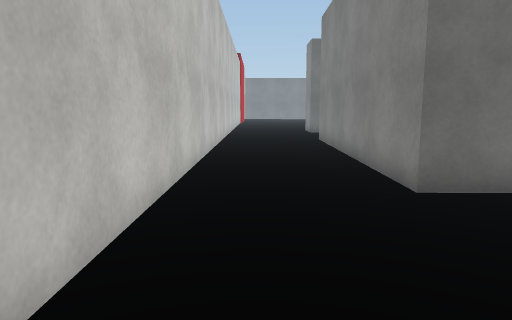
View 1 (above)

24 first-person views from a walk through a 3-D level made in the Unity game engine. The camera is 1.3 m above the floor, tilts 8° down and sees 70° across. The floor is counted in squares, 1 m on a side. Each view is taken from the middle of a square. On the plan, view 1 faces up. The plan holds only what a view shows up to about 15 squares ahead; the rest is blank. The place goes on beyond the plan. The player is left out. Surface patterns are stand-ins for the level's own textures.

View 2
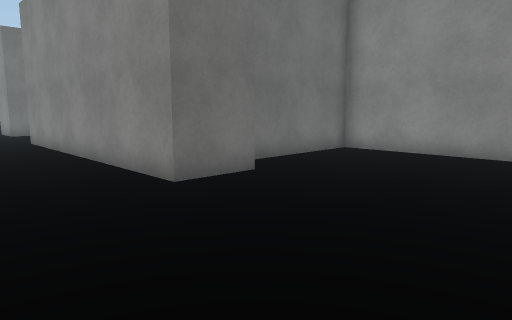

View 3
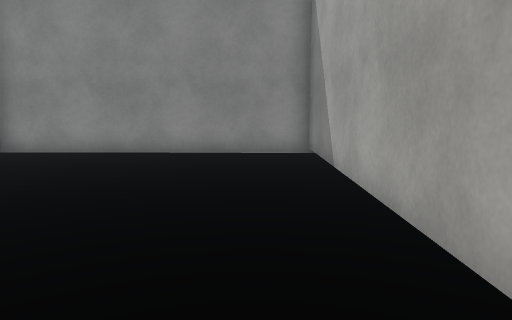

View 4
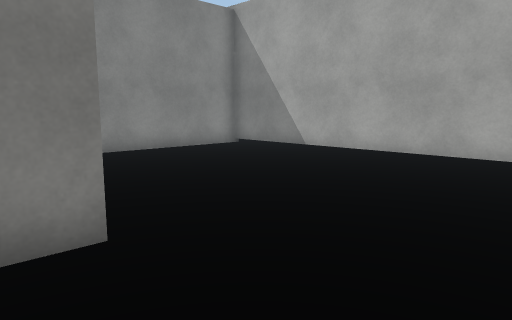

View 5
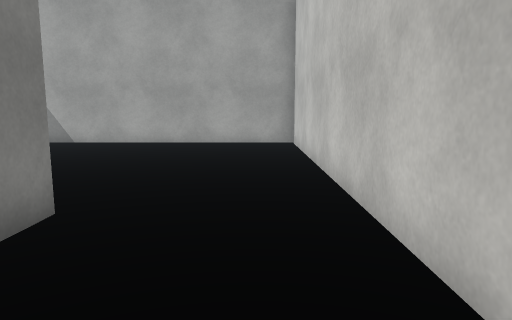

View 6
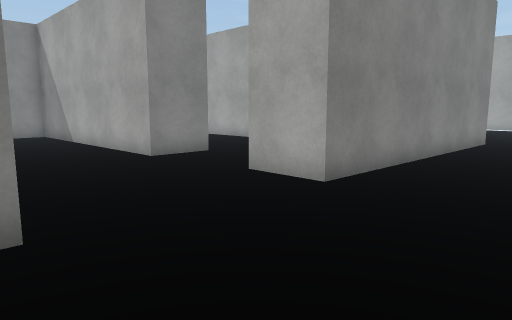

View 7
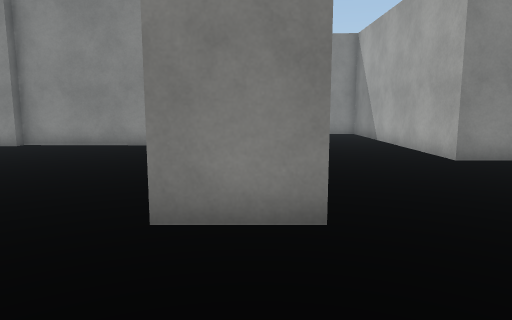

View 8
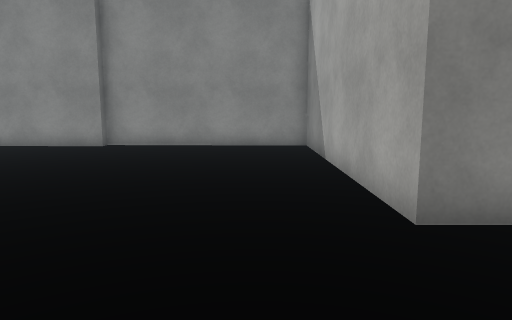

View 9
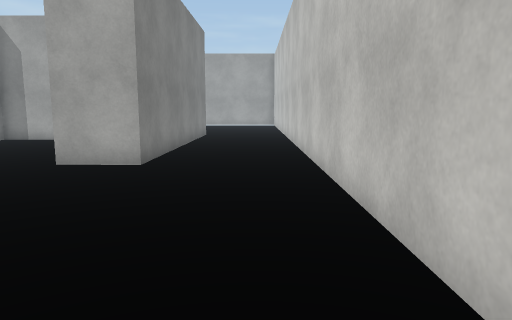

View 10
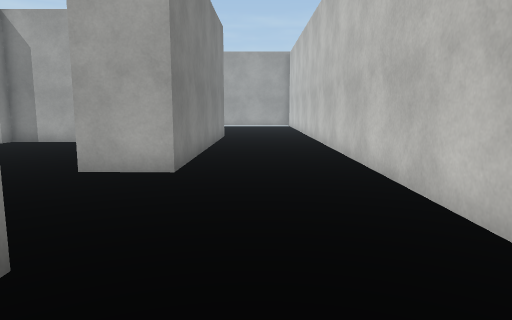

View 11
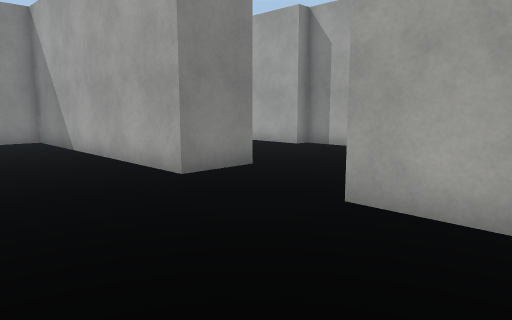

View 12
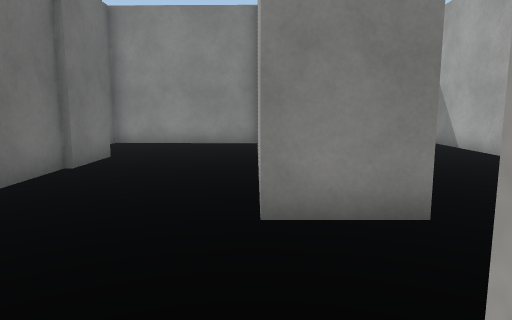

View 13
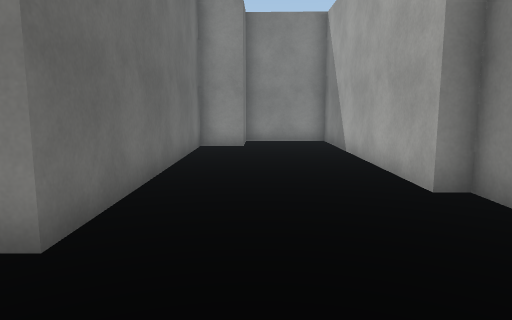

View 14
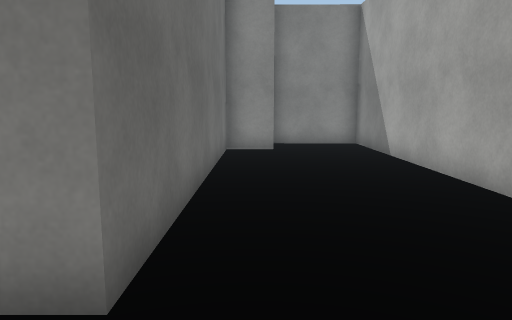

View 15
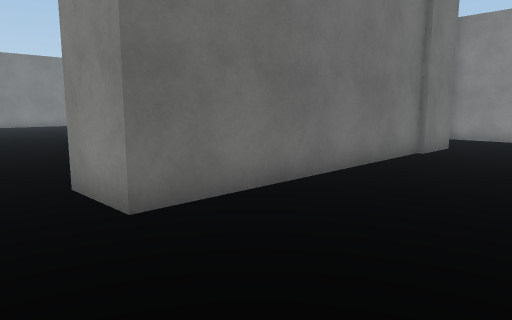

View 16
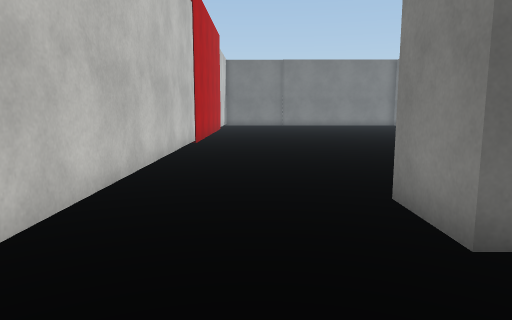

View 17
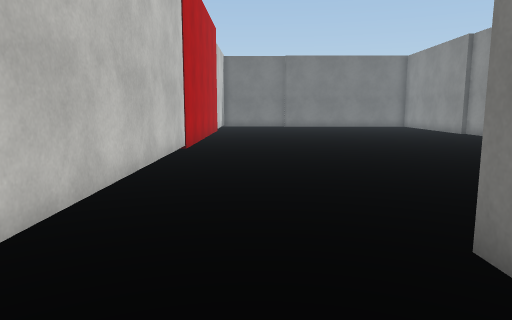

View 18
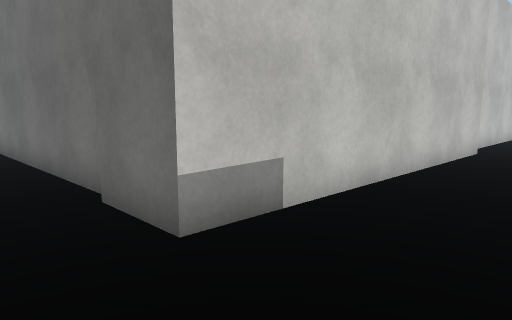

View 19
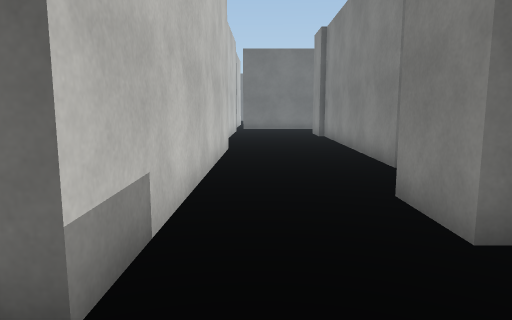

View 20
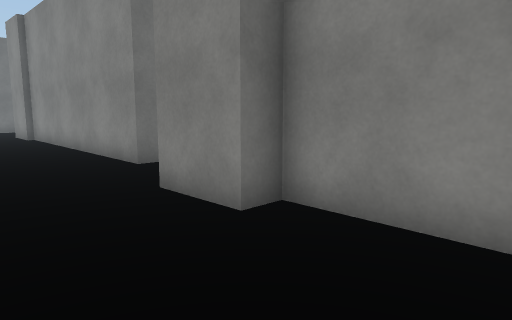

View 21
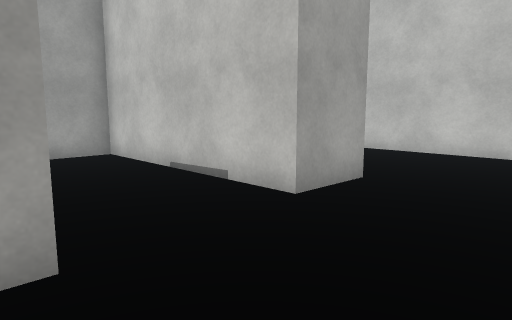

View 22
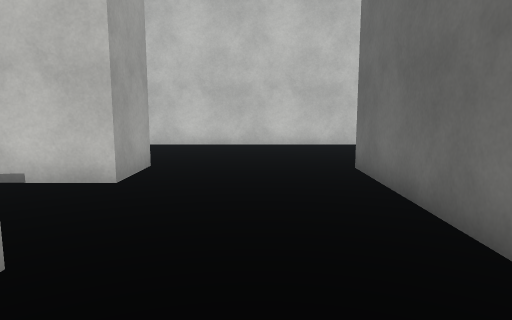

View 23
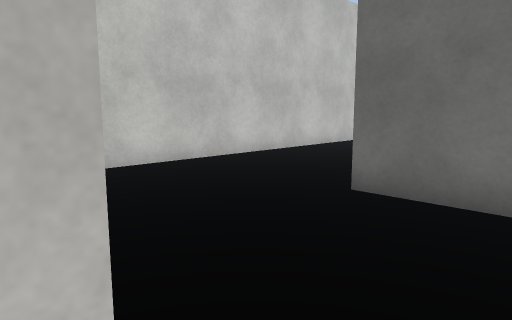

View 24
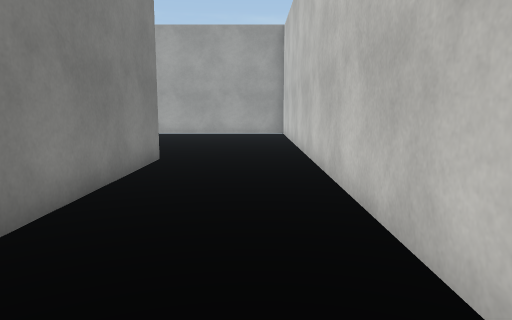

### Floor plan
Points are (right, up) in squares from view 1. A wall is a line through its corners. A room is listed if a view was taken in it or the views show most of it. See-through windows are left out.
Room 1 (views 1, 2, 3, 4, 5, 6, 7, 8, 9, 10, 11, 12, 13, 14, 15, 16, 17, 18, 19, 20, 21, 22, 23, 24)
walls: (12, 20.2) (3, 20.2) (3, 22.2) (12, 22.2) (12.1, 29.3); (8, 8.6) (10.6, 8.6) (10.6, 9.2) (19.7, 9.2) (19.8, 12.5); (14, 24.4) (13.9, 20) (11.9, 20); (4.5, 5.5) (2.5, 5.6) (2.7, 15.6) (4.7, 15.5) (4.6, 8.6) (6.2, 8.6); (17.7, 12.4) (17.8, 13.9) (8.2, 13.9) (8.2, 15.9) (17.8, 15.9) (17.9, 21.4) (17.1, 21.4) (17.1, 23.4); (11.7, 29.3) (11.8, 33); (19.2, 12.4) (18.2, 12.4); (-1.3, 34.1) (-1.3, -2.6) (9.7, -2.6) (9.9, 6.6) (5.5, 6.6)
ways out: opening at (15.5, 23.5)

Where each view was taken, in squares from view 1:
view 1: 0 up, 0 right, facing up
view 2: 0 up, 1 left, facing up-right
view 3: 1 down, 1 left, facing right
view 4: 7 up, 1 left, facing down-right
view 5: 10 up, 0 right, facing down
view 6: 21 up, 1 left, facing down-right
view 7: 21 up, 1 left, facing right
view 8: 24 up, 1 left, facing right
view 9: 24 up, 0 right, facing down
view 10: 23 up, 1 right, facing down
view 11: 20 up, 2 right, facing down-right
view 12: 16 up, 4 right, facing right
view 13: 12 up, 5 right, facing right
view 14: 13 up, 6 right, facing right
view 15: 16 up, 1 right, facing up-right
view 16: 17 up, 1 right, facing up
view 17: 19 up, 1 right, facing up
view 18: 18 up, 17 right, facing up-left
view 19: 18 up, 15 right, facing up
view 20: 18 up, 14 right, facing up-right
view 21: 19 up, 9 right, facing down-left
view 22: 18 up, 11 right, facing left
view 23: 15 up, 6 right, facing up-left
view 24: 15 up, 0 right, facing down
